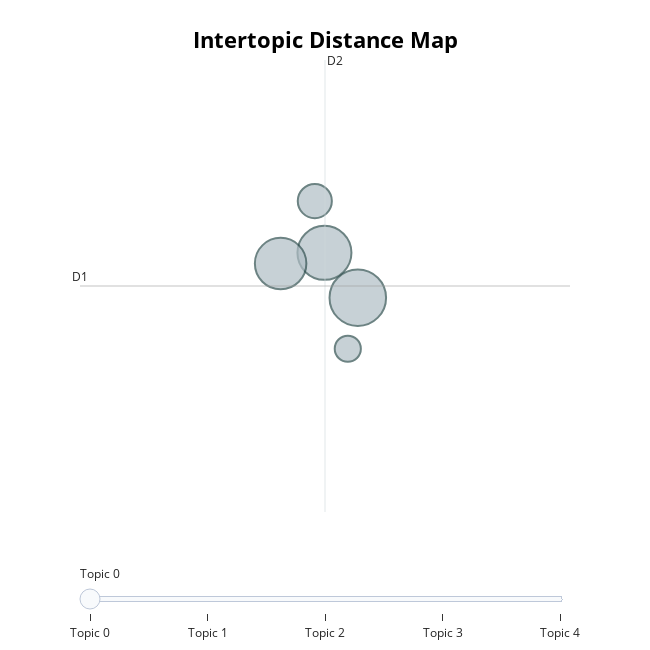

Notebook code cell kept with this figure:
### Code cell
# Visualize topic similarity using a 2D representation
topic_model.visualize_topics()

### Figure 1 — Plotly figure (JSON) as saved in the notebook; plotly's stock layout.template omitted (floating-point values rounded to 4 significant figures)
{"data": [{"customdata": [[0, "battery | phone | good | charging | camera", 3015], [1, "phone | mobile | amazon | good | buy", 2748], [2, "camera | good | phone | quality | screen", 2498], [3, "product | good | price | nice | buy", 1095], [4, "heating | phone | problem | good | heat", 644]], "hovertemplate": "<b>Topic %{customdata[0]}</b><br>%{customdata[1]}<br>Size: %{customdata[2]}", "legendgroup": "", "marker": {"color": "#B0BEC5", "line": {"color": "DarkSlateGrey", "width": 2}, "size": [3015, 2748, 2498, 1095, 644], "sizemode": "area", "sizeref": 1.884, "symbol": "circle"}, "mode": "markers", "name": "", "orientation": "v", "showlegend": false, "type": "scatter", "x": [27.28, 26.64, 25.79, 26.45, 27.09], "xaxis": "x", "y": [-14.8, -14.16, -14.31, -13.42, -15.52], "yaxis": "y"}], "layout": {"annotations": [{"showarrow": false, "text": "D1", "x": 21.92, "y": -14.63, "yshift": 10}, {"showarrow": false, "text": "D2", "x": 26.65, "xshift": 10, "y": -11.41}], "height": 650, "hoverlabel": {"bgcolor": "white", "font": {"family": "Rockwell", "size": 16}}, "legend": {"itemsizing": "constant", "tracegroupgap": 0}, "margin": {"t": 60}, "shapes": [{"line": {"color": "#CFD8DC", "width": 2}, "type": "line", "x0": 26.65, "x1": 26.65, "y0": -17.85, "y1": -11.41}, {"line": {"color": "#9E9E9E", "width": 2}, "type": "line", "x0": 21.92, "x1": 31.37, "y0": -14.63, "y1": -14.63}], "sliders": [{"active": 0, "pad": {"t": 50}, "steps": [{"args": [{"marker.color": [["red", "#B0BEC5", "#B0BEC5", "#B0BEC5", "#B0BEC5"]]}], "label": "Topic 0", "method": "update"}, {"args": [{"marker.color": [["#B0BEC5", "red", "#B0BEC5", "#B0BEC5", "#B0BEC5"]]}], "label": "Topic 1", "method": "update"}, {"args": [{"marker.color": [["#B0BEC5", "#B0BEC5", "red", "#B0BEC5", "#B0BEC5"]]}], "label": "Topic 2", "method": "update"}, {"args": [{"marker.color": [["#B0BEC5", "#B0BEC5", "#B0BEC5", "red", "#B0BEC5"]]}], "label": "Topic 3", "method": "update"}, {"args": [{"marker.color": [["#B0BEC5", "#B0BEC5", "#B0BEC5", "#B0BEC5", "red"]]}], "label": "Topic 4", "method": "update"}]}], "title": {"font": {"color": "Black", "size": 22}, "text": "<b>Intertopic Distance Map</b>", "x": 0.5, "xanchor": "center", "y": 0.95, "yanchor": "top"}, "width": 650, "xaxis": {"anchor": "y", "domain": [0, 1], "range": [21.92, 31.37], "title": {"text": ""}, "type": "linear", "visible": false}, "yaxis": {"anchor": "x", "domain": [0, 1], "range": [-17.85, -11.41], "title": {"text": ""}, "type": "linear", "visible": false}}}
